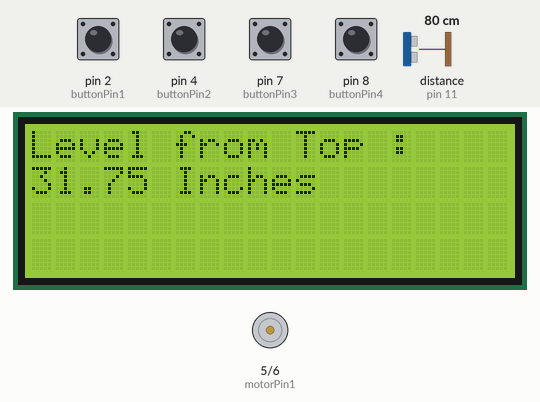
Bench run of a sketch on a simulated Arduino Uno, built with avr-gcc and run on an emulated ATmega328P. On the bench: 20×4 character LCD, motor-driver pin pairs drawn as motors (green arrow = first pin HIGH = forward, orange = second pin HIGH = backward, longer = more drive, scaled by the enable pin). Wiring (inferred from the names in the program): ultrasonic range finder: trigger pin 13; echo pin 11. Inputs (shaded band) come from the test bench; at power-on: pin 2 (buttonPin1), pin 4 (buttonPin2), pin 7 (buttonPin3), pin 8 (buttonPin4) HIGH, distance to the obstacle (sensor on pin 11) 80 cm. The echo pulse lasts 58.3 µs per cm; what the sketch prints to the serial monitor is not drawn.

Above: at 1.2 s.
1.3 s: distance to the obstacle (sensor on pin 11) set to 4 cm
At 2.3 s:
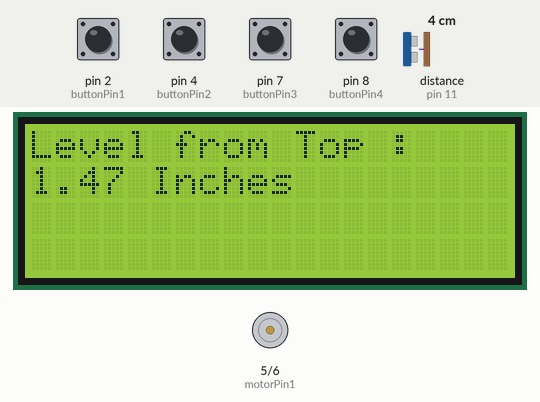
3.3 s: distance to the obstacle (sensor on pin 11) set to 2 cm
At 4.8 s:
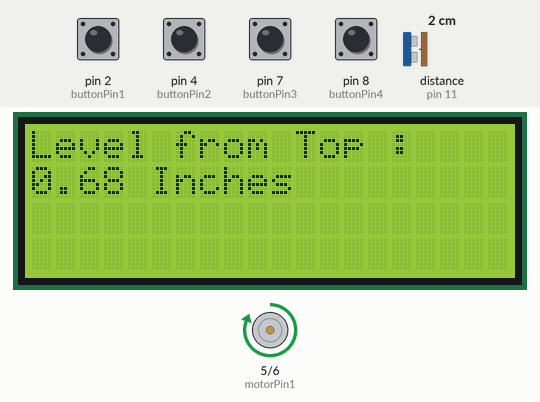
5.2 s: pin 2 (buttonPin1) pulled LOW for 0.35 s
7.0 s: pin 4 (buttonPin2) pulled LOW for 0.35 s
At 7.15 s:
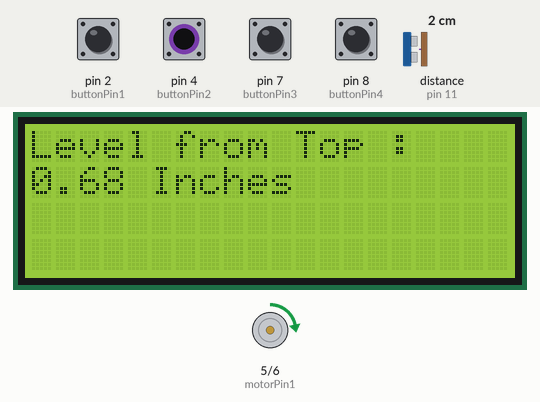
8.9 s: distance to the obstacle (sensor on pin 11) set to 35 cm
At 9.8 s:
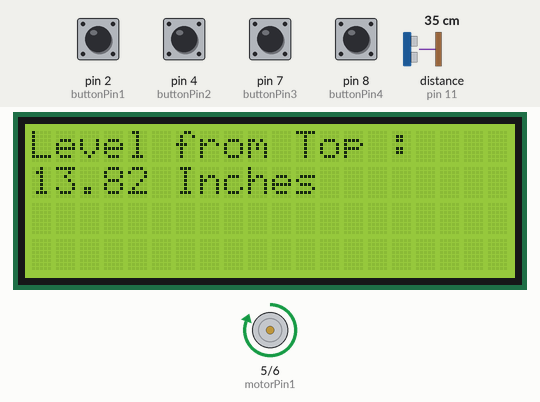
11.9 s: distance to the obstacle (sensor on pin 11) set to 250 cm
At 12.8 s:
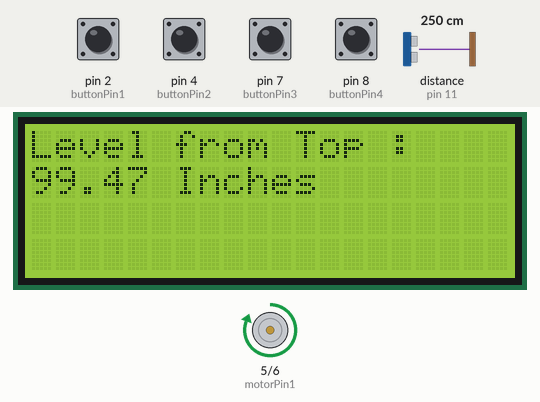
Timing chart, 0 to 14.9 s (numbered marks = the images above; inputs shaded):
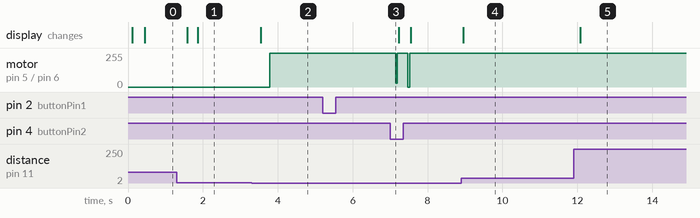

Measured:
- the behaviour switches between 3 and 2 cm on distance to the obstacle (sensor on pin 11) (found by bisection; images 1 and 2)
- after the input at 1.3 s, the display: first changes after 0.28 s (image 1 shows a later state)
- after the input at 3.3 s, motor on pin 5 (motorPin1) / pin 6 (motorPin2): stopped → forward 255/255 after 0.49 s; the display: changes after 0.24 s (image 2)
- after the input at 7.0 s, motor on pin 5 (motorPin1) / pin 6 (motorPin2): forward 255/255 → forward 30/255 after 0.15 s, → forward 255/255 0.05 s later, → stopped 0.28 s later, → forward 255/255 0.05 s later
- after the input at 8.9 s, the display: changes after 0.06 s (image 4)
- after the input at 11.9 s, the display: changes after 0.17 s (image 5)

The sketch:

submersible_motor_with_ultrasonic_control.ino
```cpp
#include <Wire.h>
#include <LiquidCrystal_I2C.h>
LiquidCrystal_I2C lcd(0x3F, 20 , 4);

int trigPin = 13; //Sensor Trip pin connected to Arduino pin 13
int echoPin = 11; //Sensor Echo pin connected to Arduino pin 11
int myCounter = 0; //declare your variable myCounter and set to 0
int servoControlPin = 6; //Servo control line is connected to pin 6
float pingTime;  //time for ping to travel from sensor to target and return
float targetDistance; //Distance to Target in inches
float speedOfSound = 776.5; //Speed of sound in miles per hour when temp is 77 degrees.
//Motor A
const int motorPin1  = 5;  // Pin 14 of L293
const int motorPin2  = 6;  // Pin 10 of L293
const int enable = 3;
//buttons
const int buttonPin1 = 2;
const int buttonPin2 = 4;
const int buttonPin3 = 7;
const int buttonPin4 = 8;
const int ledPin = 13;
int buttonPushCounter1 = 0;   // counter for the number of button presses
int buttonState1 = 0;         // current state of the button
int lastButtonState1 = 0;     // previous state of the button
int buttonState2 = 0;         // current state of the button
int lastButtonState2 = 0;    // previous state of the button
int buttonState3 = 0;         // current state of the button
int lastButtonState3 = 0;     // previous state of the button
int buttonState4 = 0;         // current state of the button
int lastButtonState4 = 0;     // previous state of the button
int x = 5;

void setup()
{
  Serial.begin(9600);
  pinMode(trigPin, OUTPUT);
  pinMode(echoPin, INPUT);
  pinMode(motorPin1, OUTPUT);
  pinMode(motorPin2, OUTPUT);
  pinMode(enable, OUTPUT);
  pinMode(buttonPin1, INPUT_PULLUP);
  pinMode(buttonPin2, INPUT_PULLUP);
  pinMode(buttonPin3, INPUT_PULLUP);
  pinMode(buttonPin4, INPUT_PULLUP);
  pinMode(ledPin, OUTPUT);// initialize the LCD
  lcd.begin();// Turn on the blacklight and print a message.
  lcd.backlight();
  lcd.print("Level from Top :");  //Print Message on First Row
}

void loop() {

  digitalWrite(trigPin, LOW); //Set trigger pin low
  delayMicroseconds(2000); //Let signal settle
  digitalWrite(trigPin, HIGH); //Set trigPin high
  delayMicroseconds(15); //Delay in high state
  digitalWrite(trigPin, LOW); //ping has now been sent
  delayMicroseconds(10); //Delay in high state

  pingTime = pulseIn(echoPin, HIGH);  //pingTime is presented in microceconds
  pingTime = pingTime / 1000000; //convert pingTime to seconds by dividing by 1000000 (microseconds in a second)
  pingTime = pingTime / 3600; //convert pingtime to hourse by dividing by 3600 (seconds in an hour)
  targetDistance = speedOfSound * pingTime; //This will be in miles, since speed of sound was miles per hour
  targetDistance = targetDistance / 2; //Remember ping travels to target and back from target, so you must divide by 2 for actual target distance.
  targetDistance = targetDistance * 63360; //Convert miles to inches by multipling by 63360 (inches per mile)

  lcd.setCursor(0, 1); //Set cursor to first column of second row
  lcd.print("                "); //Print blanks to clear the row
  lcd.setCursor(0, 1);  //Set Cursor again to first column of second row
  lcd.print(targetDistance); //Print measured distance
  lcd.print(" Inches");  //Print your units.
  delay(250); //pause to let things settle

  // CODE FOR THE BUTTON PRESSES

  buttonState1 = digitalRead(buttonPin1);
  if (buttonState1 != lastButtonState1)
  {
    if (buttonState1 == LOW)
    {
      if (buttonPushCounter1 < 10)
      {
        x = x + 25;

        analogWrite(enable, x);
        digitalWrite(motorPin1, HIGH);
        digitalWrite(motorPin2, LOW);
        buttonPushCounter1++;
        Serial.print("number of button pushes:  ");
        Serial.println(buttonPushCounter1);
      }
    }
  }
  buttonState2 = digitalRead(buttonPin2);
  if (buttonState2 != lastButtonState2)
  {
    if (buttonState2 == LOW)
    {
      if (buttonPushCounter1 > 0)
      {
        x = x - 25;
        analogWrite(enable, x);
        digitalWrite(motorPin1, HIGH);
        digitalWrite(motorPin2, LOW);
        buttonPushCounter1--;
        Serial.print("number of button pushes:  ");
        Serial.println(buttonPushCounter1);
      }
    }

    else if (buttonPushCounter1 == 0)
    {
      analogWrite(enable, 0);
      digitalWrite(motorPin1, LOW);
      digitalWrite(motorPin2, LOW);
    }
    // Delay a little bit to avoid bouncing
    delay(50);
  }
  buttonState3 = digitalRead(buttonPin3);
  {
    if (buttonState3 == LOW)
    {
      analogWrite(enable, 255);
      digitalWrite(motorPin1, HIGH);
      digitalWrite(motorPin2, LOW);
      Serial.println("on");
    }
  }
  buttonState4 = digitalRead(buttonPin4);
  {
    if (buttonState4 == LOW)
    {
      analogWrite(enable, 0);
      digitalWrite(motorPin1, LOW);
      digitalWrite(motorPin2, LOW);
      Serial.println("off");
    }
  }

  if (targetDistance <= 1)
  {
    analogWrite(enable, 255);
    digitalWrite(motorPin1, HIGH);
    digitalWrite(motorPin2, LOW);
    Serial.println("AUTO ON ");
  }
  /*if (targetDistance == 4.8 )
  {
    analogWrite(enable, 0);
    digitalWrite(motorPin1, LOW);
    digitalWrite(motorPin2, LOW);
    Serial.println("AUTO OFF");
  }*/
  // save the current state as the last state,
  //for next time through the loop
  lastButtonState1 = buttonState1;
  lastButtonState2 = buttonState2;
  lastButtonState3 = buttonState3;
  lastButtonState4 = buttonState4;

}
```
